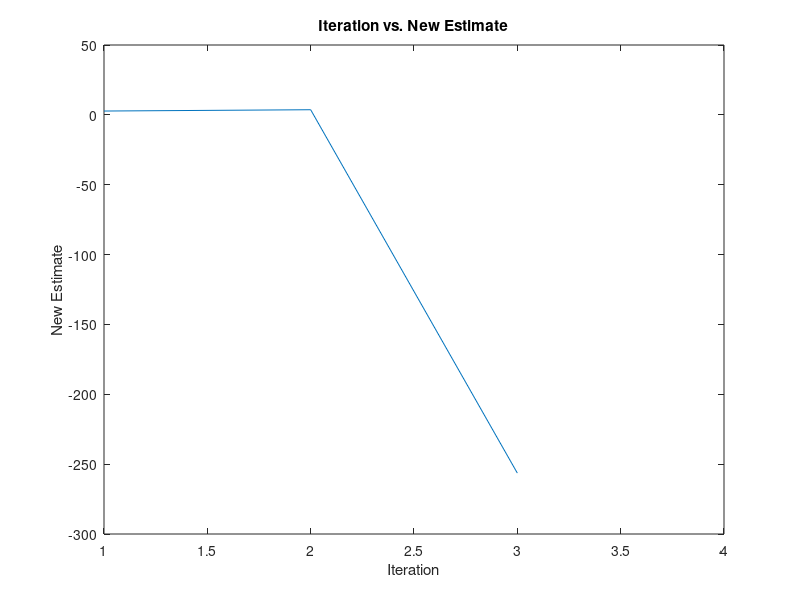

The MATLAB source for this figure:
% newtraph: Newton-Raphson root location zeroes
% uses Newton-Raphson method to find the root of func

func = @(x) tanh(x^2-9);           % name of function
dfunc = @(x) 2*x*(sech(9-x^2)^2);  % name of derivative of function
xr = 3.2;                          % initial guess
maxit = 4;                         % maximum allowbale iterations
es = 0.0001;                       % desired relative error

cell = {'Iteration','Previous estimate','New estimate','Percent approx error'};
iter = 0;                          % nmber of iterations

while (1)
    xrold = xr;
    cell{iter+2,2} = xr;
    xr = xr - func(xr)/dfunc(xr);
    iter = iter + 1;
    cell{iter+1,1} = iter;
    cell{iter+1,3} = xr;
    if xr ~= 0
        ea = abs((xr - xrold)/xr) * 100; % approximate relative error (%)
        cell{iter+1,4} = ea;
    end
    if ea <= es || iter >= maxit, break, end
end
root = xr;
disp (cell)
NRnew = cell2mat(cell(2:5,:));        %Convert to numeric values
figure (1)
plot (NRnew(1:4,1),NRnew(1:4,3))
xlabel('Iteration')
ylabel('New Estimate')
title ('Iteration vs. New Estimate')